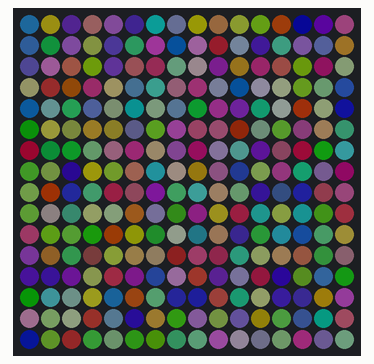
A program run on a simulated Raspberry Pi (BCM pin numbers). Shown: 16×16 RGB LED matrix. Dim RGB values are drawn brighter than linear; random numbers come from a fixed seed.

Above: at 0.1 s.
At 4.2 s:
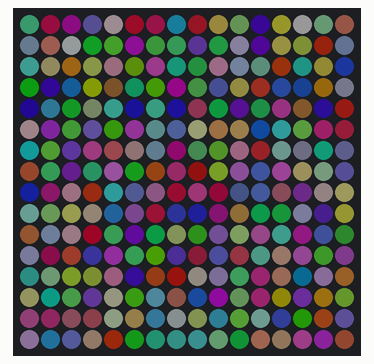
At 9.3 s:
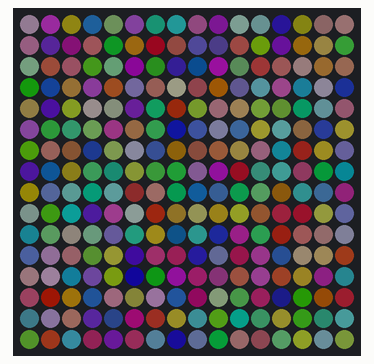
At 19.5 s:
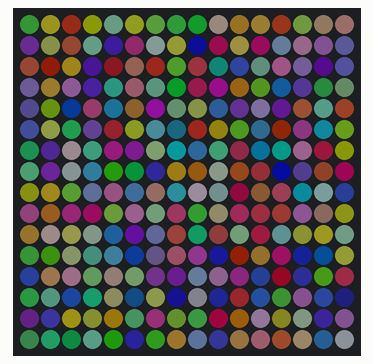
At 28.7 s:
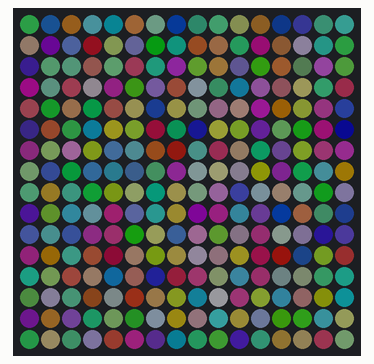
At 38.9 s:
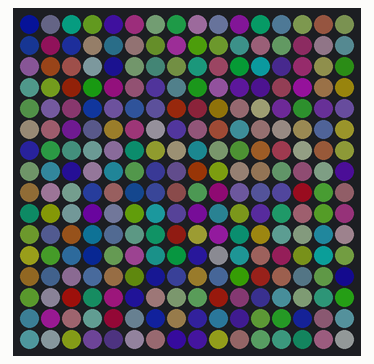

The program:

colorMatrix.py
```python
#!/usr/bin/env python
# -*- coding: utf-8 -*-

import time
from random import randrange
#import numpy as np
from luma.led_matrix.device import neopixel
from luma.core.render import canvas
from lib.getCustomMapping import getMapping

def main():
    device = neopixel(width=16, height=16, mapping=getMapping())
    device.contrast(30)
    drawScreen(device)

def drawScreen(device):

    while True:
        with canvas(device) as draw:
            for y in range(device.height):
                for x in range(device.width):
                    draw.point((x, y), fill=getRandomColor())
        time.sleep(1)


def getRandomColor():
    color = (randrange(10,255), randrange(10,255), randrange(10,255))
    return color

if __name__ == "__main__":
    try:
        main()
    except KeyboardInterrupt:
        pass
```

getCustomMapping.py
```python
def getMapping(col=16,rows=16):
    # Create a 16x16 matrix filled with zeros
    matrix = [[0 for x in range(col)] for y in range(rows)]

    # Loop through each row and column of the matrix and fill it with an increasing number
    num = 0
    for i in range(rows):
        if i % 2 == 0:  # Even-numbered rows
            for j in range(col-1, -1, -1):
                matrix[i][j] = num
                num += 1
        else:  # Odd-numbered rows
            for j in range(rows):
                matrix[i][j] = num
                num += 1

    # Flatten the matrix into a single array
    flat_array = [item for sublist in matrix for item in sublist]

    # Print the flattened array
    # print(flat_array)

    return(flat_array)

# getMapping(32,16)
```

Measured:
- what the display in image 1 shows lasts 1.0 s, from 4.1 s to 5.1 s
